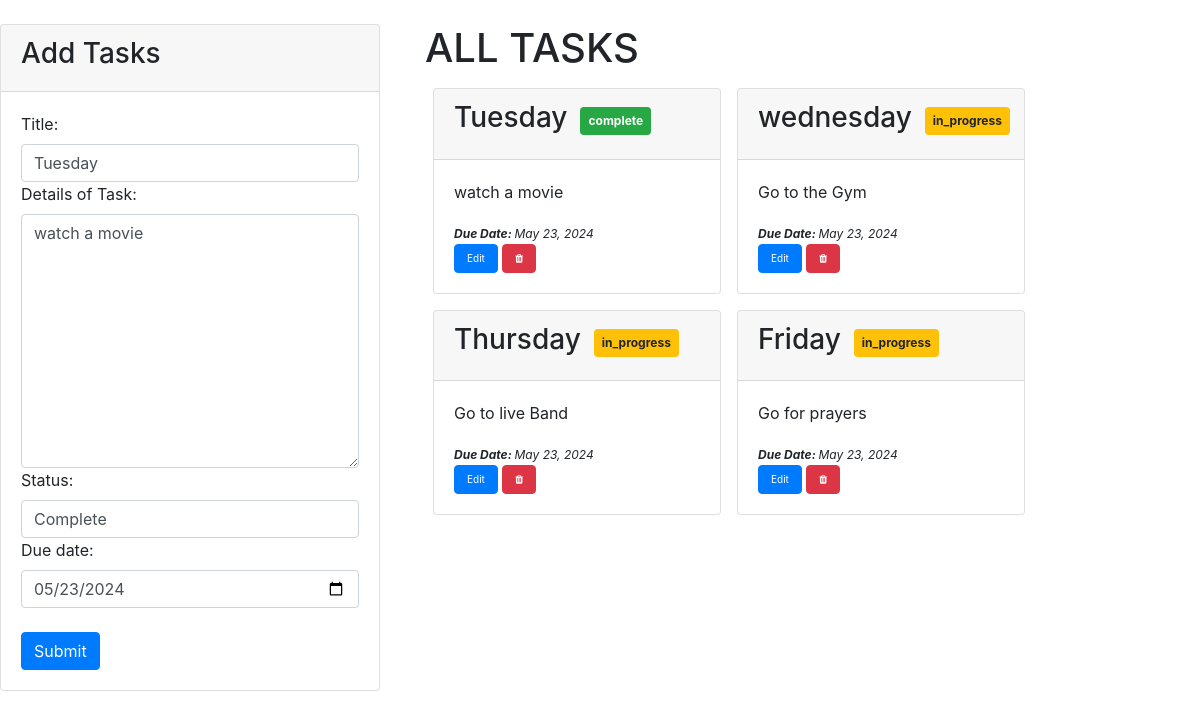
The app's page /update/2/ with its own data.
### core/models.py (models this page shows, shortened)
class Todo(models.Model):
    date_created = models.DateTimeField(auto_now_add=True)
    title = models.CharField(max_length=100)
    task_details = models.TextField(max_length=1000)
    status = models.CharField(max_length=20, choices=(
        ('in_progress', 'In Progress'),
        ('complete', 'Complete'),
    ))
    due_date = models.DateTimeField()

### core/views.py (the view, shortened to what this page needs)
# urls.py: path('update/<int:task_id>/', views.add_task, name='update_task'),
def add_task(request, task_id=None):
    tasks = Todo.objects.all()
    if task_id:
        task = get_object_or_404(Todo, pk=task_id)
    else:
        task = None
    statuses = ['pending', 'in-progress', 'complete']
    if request.method == 'POST':
        if task:
            form = TodoForm(request.POST, instance=task)
        else:
            form = TodoForm(request.POST)
        if form.is_valid():
            form.save()
            if task:
                messages.success(request, 'Task updated successfully')
            else:
                messages.success(request, 'Task added successfully')
            return redirect('add_task')
        else:
            messages.error(request, 'Invalid Form')
            return redirect('add_task')
    else:
        form = TodoForm(instance=task)
    return render(request, 'core/index.html', {'form': form, 'task': task, 'tasks': tasks, 'statuses': statuses})

### core/forms.py
class TodoForm(forms.ModelForm):
    STATUS_CHOICES = (
        ('in_progress', 'In Progress'),
        ('complete', 'Complete'),
    )
    title = forms.CharField(required=True, widget=forms.widgets.TextInput(attrs={ 'class':'form-control', 'placeholder': 'Task Title'}) ,label="Title")
    task_details = forms.CharField(required=True, widget=forms.widgets.Textarea(attrs={'class':'form-control ','placeholder': 'Task Details'}) ,label="Details of Task")
    status = forms.ChoiceField(choices=STATUS_CHOICES, widget=forms.Select(attrs={'class': 'form-control'}))
    due_date = forms.DateField(required=True, widget=forms.widgets.DateInput(attrs={'class':'form-control ','placeholder': '','type':'date'}), label="Due date")
    class Meta:
        model = Todo
        fields = '__all__'

### core/templates/core/index.html (shortened to what this page needs)
<!DOCTYPE html>
<html lang="en">
<head>
    <link href="https://cdn.jsdelivr.net/npm/bootstrap@5.3.3/dist/css/bootstrap.min.css" rel="stylesheet" >
    <link href="https://cdn.jsdelivr.net/npm/bootstrap@5.0.2/dist/css/bootstrap.min.css" rel="stylesheet">
    <link rel="stylesheet" href="https://stackpath.bootstrapcdn.com/bootstrap/4.5.2/css/bootstrap.min.css">
    <link rel="stylesheet" href="https://maxcdn.bootstrapcdn.com/font-awesome/4.7.0/css/font-awesome.min.css">
</head>
<body>
    <div class="row">
        <div class="container mt-4 col-4 ">
            <div class="row">
                <div class="col-md-12">
                    <div class="card">
                        <div class="card-header">
                            <h3>Add Tasks</h3>
                        </div>
                        <div class="card-body">
                            <form action="#" method="post" >
                                {{ form }}
                                <br>
                                <button type="submit" class="btn btn-primary">Submit</button>
                            </form>
                        </div>
                    </div>
                </div>
            </div>
        </div>
        <div class="container mt-4 col-8">
            <div class="container">
                <h1>ALL TASKS</h1>
            <div class="d-flex flex-wrap">
                {% for todo in tasks %}
                    <div class="card m-2 " style="width: 18rem;">
                        <div class="card-header d-flex">
                            <strong>
                                <h3 class="card-title">{{ todo.title }}</h3>
                            </strong>
                                <span class="btn">
                                    {% if todo.status == 'complete' %}
                                        <span class="badge badge-success p-2">{{ todo.status }}</span>
                                    {% elif todo.status == 'complete' %}
                                        <span class="badge badge-success p-2">{{ todo.status }}</span>
                                    {% elif todo.status == 'in_progress' %}
                                        <span class="badge badge-warning p-2">{{ todo.status }}</span>
                                    {% else %}
                                        <span class="badge badge-success p-2">{{ todo.status }}</span>
                                    {% endif %}
                                </span>
                        </div>
                        <div class="card-body">
                            <p class="card-text">{{ todo.task_details }}</p>
                            <i style="font-size: 12px;">
                                <strong><span>Due Date: </span></strong>     {{ todo.due_date | date }}
                            </i>
                            <div class="">
                                <a href="{% url 'update_task' todo.id %}"  class="btn btn-primary" style="font-size: 10px;">Edit</a>
                                <a href="{% url 'delete_task' todo.id %}" class="btn btn-danger" style="font-size: 10px;">
                                    <i class="fa fa-trash" aria-hidden="true"></i>
                                </a>
                            </div>
                        </div>
                    </div>
                {% endfor %}
            </div>
        </div>
    </div>
</body>
</html>

### records on screen
Todo: title "Tuesday", task_details "watch a movie", status "Complete", due_date "05/23/2024", status "complete", due_date "May 23, 2024"
Todo: title "wednesday", status "in_progress", task_details "Go to the Gym", due_date "May 23, 2024"
Todo: title "Thursday", status "in_progress", task_details "Go to live Band", due_date "May 23, 2024"
Todo: title "Friday", status "in_progress", task_details "Go for prayers", due_date "May 23, 2024"
